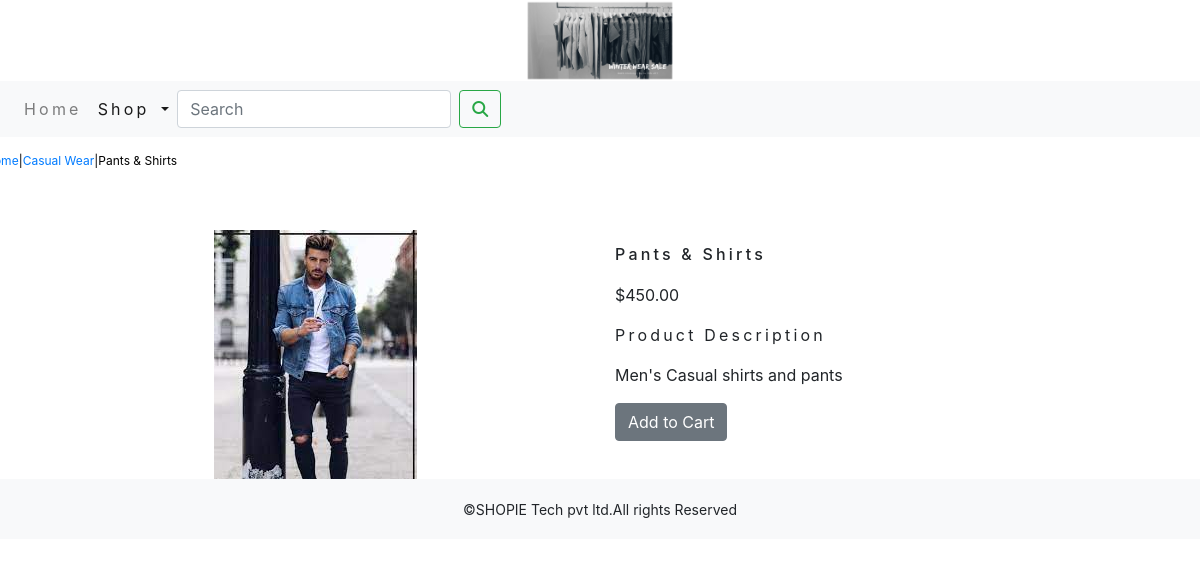
/ecommerce_app/casual-wear/pants-shirts/, run on the app's committed database.
### ecommerce_app/models.py (models this page shows, shortened)
class Product(models.Model):
        name=models.CharField(max_length=250,unique=True)
        slug=models.SlugField(max_length=250,unique=True)
        description=models.TextField(blank=True)
        price=models.DecimalField(max_digits=10,decimal_places=2)
        category=models.ForeignKey('Category',on_delete=models.CASCADE)
        imge=models.ImageField(upload_to='product',blank=True)
        stock=models.IntegerField()
        available=models.BooleanField(default=True)
        created=models.DateTimeField(auto_now_add=True)
        updated=models.DateTimeField(auto_now=True)
        class Meta:
            ordering=('name',)
            verbose_name='product'
            verbose_name_plural='products'

class Category(models.Model):
    name=models.CharField(max_length=250,unique=True)
    slug=models.SlugField(max_length=250,unique=True)
    description=models.TextField(blank=True)
    imge=models.ImageField(upload_to='category',blank=True)
    class Meta:
        ordering=('name',)
        verbose_name='category'
        verbose_name_plural='categories'
    def get_url(self):
        return reverse('ecommerce_app:product_by_category',args=[self.slug])
    def __str__(self):
        return '{}'.format(self.name)

### ecommerce_app/views.py (the view)
# urls.py: path('<slug:c_slug>/<slug:product_slug>/',views.proDetail,name='prodCatdetail')
def proDetail(request,c_slug,product_slug):
    try:
        product=Product.objects.get(category__slug=c_slug,slug=product_slug)
    except Exception as e:
        raise e
    return render(request,'product.html',{'product':product})

### cart_app/context_processors.py (called while the page is built)
def counter(request):
    item_count=0
    if 'admin' in request.path:
        return  {}
    else:
        try:
            cart=Cart.objects.filter(cart_id=_cart_id(request))
            cart_items=CartItem.objects.all().filter(cart=cart[:1])
            for cart_item in cart_items:
                item_count += cart_item.quantity
        except Cart.DoesNotExist:
            item_count=0
    return dict(item_count=item_count)

### cart_app/views.py (called while the page is built)
def _cart_id(request):
    cart=request.session.session_key
    if not cart:
        print('not cart')
        cart=request.session.create()
    return cart

### ecommerce_app/context_processors.py (called while the page is built)
def menu_links(request):
    links=Category.objects.all()
    return dict(links=links)

### ecommerce_app/templates/product.html (shortened to what this page needs)
{% extends 'base.html' %}
{% load static %}
{% block content %}
<div class="row my_product_row_class">
    <div class="mx_auto">
        <p><a href="{% url 'ecommerce_app:allProdCat' %}">Home</a>|<a href="{{product.category.get_url}}">{{product.category}}</a>|{{product.name}}</p>
    </div>
</div>
<div class="container">
<br>
<div class="row">
    <div class="col-12 col-sm-12 col-md-12 col-lg-6 text-center">
        <div style="min-width:18rem">
            <img src="{{product.imge.url}}" alt="{{product.name}}">
        </div>
    </div>
        <div class="col-12 col-sm-12 col-md-12 col-lg-6">
            <div>
            <h1 class="my_product_title">{{product.name}}</h1>
            <p>${{product.price}}</p>
            <p class="my_title">Product Description</p>
            <p class="text-justify my_prod_text">{{product.description}}</p>
            {% if product.stock <= 0 %}
            <p class="text-justify my_prod_text"><b>Out of stock</b></p>
            {% else %}
            <a class="btn btn-secondary" href="{% url 'cart_app:add_cart' product.id %}">Add to Cart</a>
            {% endif %}
            </div>
        </div>
</div>
</div>
{% endblock %}

### static/css/custom.css (style rules this page uses)
body { font-family: 'Libre Bodoni', serif; }
.my_title { font-size:16px; text_transform:uppercase; letter-spacing:.2em; }
.my_product_row_class { padding-top:15px; padding-bottom:20px; }
.my_product_row_class .mx_auto { color:#000; font-size:12px; text-decoration:none; }
.my_product_title { font-size:16px; text_transform:uppercase; letter-spacing:.2em; padding-top:15px; padding-bottom:10px; }
.my_prod_text { padding-right:40px; }

### data on the page
Product: category "Casual Wear", name "Pants & Shirts", imge (picture), price "450.00", description "Men's Casual shirts and pants"
